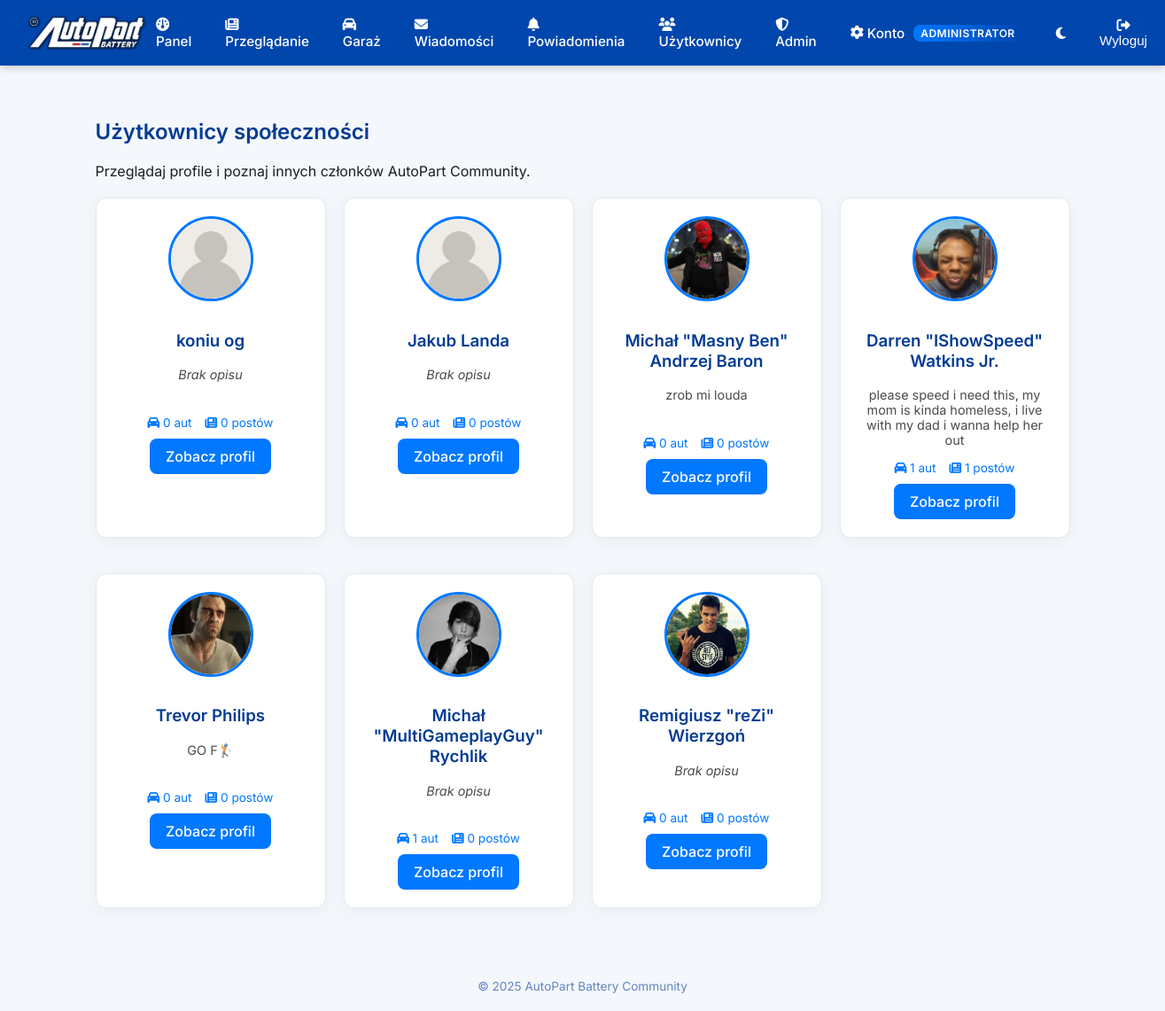
The app's page /users.php (signed in) with its own data.
### tables this page shows
CREATE TABLE `users` (
  `id` int(11) NOT NULL,
  `first_name` varchar(100) NOT NULL,
  `last_name` varchar(100) NOT NULL,
  `email` varchar(150) NOT NULL,
  `country_code` varchar(10) DEFAULT '+48',
  `phone` varchar(20) DEFAULT NULL,
  `address` varchar(255) DEFAULT NULL,
  `password` varchar(255) NOT NULL,
  `reset_token` varchar(255) DEFAULT NULL,
  `reset_expires` datetime DEFAULT NULL,
  `last_password_change` datetime DEFAULT NULL,
  `avatar` varchar(255) DEFAULT 'default-avatar.png',
  `bio` text DEFAULT NULL,
  `created_at` datetime DEFAULT current_timestamp(),
  `last_login` datetime DEFAULT NULL,
  `session_token` varchar(255) DEFAULT NULL,
  `role` enum('user','admin') DEFAULT 'user'
);

### config.php (called while the page is built, shortened)
<?php
function require_login($db) {
    $email = $_SESSION['user_email'];
    $stmt = $db->prepare("SELECT * FROM users WHERE email = ?");
    $stmt->execute([$email]);
    $user = $stmt->fetch(PDO::FETCH_ASSOC);
    return $user;
}
?>

### users.php (the view, shortened to what this page needs)
<?php
require 'config.php';
$user = require_login($db);
include 'includes/header.php';
$stmt = $db->query("
  SELECT
    u.id, u.first_name, u.last_name, u.avatar, u.bio, u.created_at,
    COUNT(DISTINCT c.id) AS cars_count,
    COUNT(DISTINCT p.id) AS posts_count
  FROM users u
  LEFT JOIN cars c ON c.user_id = u.id
  LEFT JOIN posts p ON p.user_id = u.id
  GROUP BY u.id
  ORDER BY u.created_at DESC
");
$users = $stmt->fetchAll(PDO::FETCH_ASSOC);
?>
<section class="users-page">
  <h1>Użytkownicy społeczności</h1>
  <p>Przeglądaj profile i poznaj innych członków AutoPart Community.</p>
  <div class="users-grid">
    <?php foreach ($users as $u): ?>
      <div class="user-card card">
        <img src="<?= htmlspecialchars($u['avatar'] ?: 'default-avatar.png') ?>" class="avatar-user" alt="Avatar">
        <h3><?= htmlspecialchars($u['first_name'].' '.$u['last_name']) ?></h3>
        <p class="bio"><?= $u['bio'] ? htmlspecialchars($u['bio']) : '<em>Brak opisu</em>' ?></p>
        <div class="user-stats">
          <span><i class="fa-solid fa-car"></i> <?= $u['cars_count'] ?> aut</span>
          <span><i class="fa-solid fa-newspaper"></i> <?= $u['posts_count'] ?> postów</span>
        </div>
        <a href="profile.php?id=<?= $u['id'] ?>" class="btn-small">Zobacz profil</a>
      </div>
    <?php endforeach; ?>
  </div>
</section>
<?php include 'includes/footer.php'; ?>

### includes/header.php (shortened to what this page needs)
<!DOCTYPE html>
<html lang="pl">
<head>
  <link rel="stylesheet" href="https://cdnjs.cloudflare.com/ajax/libs/font-awesome/6.5.0/css/all.min.css">
  <link rel="stylesheet" href="assets/style.css">
</head>
<body>
<nav>
  <img src="logo.png" alt="AutoPart Battery" class="logo">
  <div class="nav-links">
    <a href="dashboard.php"><i class="fa-solid fa-gauge"></i> Panel</a>
    <a href="browse.php"><i class="fa-solid fa-newspaper"></i> Przeglądanie</a>
    <a href="garage.php"><i class="fa-solid fa-car"></i> Garaż</a>
    <a href="messages.php" class="nav-msg">
      <i class="fa-solid fa-envelope"></i> Wiadomości
    </a>
    <a href="notifications.php"><i class="fa-solid fa-bell"></i> Powiadomienia</a>
    <a href="users.php"><i class="fa-solid fa-users"></i> Użytkownicy</a>
    <?php if (isset($user) && $user['role'] === 'admin'): ?>
      <a href="admin.php" class="admin-link">
        <i class="fa-solid fa-shield-halved"></i> Admin
      </a>
    <?php endif; ?>
    <a href="account.php" class="account-link">
      <i class="fa-solid fa-gear"></i> Konto
      <span class="role-badge <?= $user['role'] ?>">
        <?= $user['role'] === 'admin' ? 'Administrator' : 'Użytkownik' ?>
      </span>
    </a>
    <button id="theme-toggle" class="theme-toggle" title="Zmień tryb">
      <i class="fa-solid fa-moon"></i>
    </button>
    <form method="post" action="logout.php" style="display:inline;">
      <button type="submit" class="nav-logout">
        <i class="fa-solid fa-right-from-bracket"></i> Wyloguj
      </button>
    </form>
  </div>
</nav>
<main>

### includes/footer.php (shortened to what this page needs)
    </main>
<footer>© <?= date('Y') ?> AutoPart Battery Community</footer>
</body>
</html>

### assets/style.css (style rules this page uses)
:root { --primary: #0046ad; --primary-dark: #003b93; --accent: #0078ff; --bg-light: #f4f7fb; --bg-dark: #0c1117; --card-light: #ffffff; --card-dark: #161b22; --text-light: #1b1f23; --text-dark: #e6edf3; --border-light: #e2e8f0; --border-dark: #2c2f33; --radius: 12px; --shadow: 0 4px 20px rgba(0,0,0,0.05); }
body { font-family: 'Inter', sans-serif; background: var(--bg-light); color: var(--text-light); margin: 0; transition: background 0.3s, color 0.3s; }
nav { position: sticky; top: 0; z-index: 10; background: var(--primary); color: white; padding: 12px 30px; display: flex; justify-content: space-between; align-items: center; box-shadow: 0 2px 10px rgba(0,0,0,0.2); }
nav .logo { height: 42px; }
.nav-links { display: flex; align-items: center; gap: 18px; }
.nav-links a, .nav-links button { color: white; text-decoration: none; background: none; border: none; font-weight: 500; font-size: 0.95rem; cursor: pointer; padding: 6px 10px; border-radius: 6px; transition: background 0.2s; }
.nav-logout { border: 1px solid rgba(255,255,255,0.4); background: transparent; padding: 5px 10px; border-radius: 8px; color: white; cursor: pointer; }
main { padding: 40px; max-width: 1100px; margin: auto; }
h1, h2, h3 { font-weight: 600; color: var(--primary-dark); }
.card { background: var(--card-light); border: 1px solid var(--border-light); border-radius: var(--radius); padding: 22px; box-shadow: var(--shadow); margin-bottom: 20px; transition: all 0.3s ease; }
button, .btn, .btn-small { display: inline-block; background: var(--accent); border: none; color: white; font-weight: 500; border-radius: 8px; padding: 10px 18px; cursor: pointer; text-decoration: none; text-align: center; transition: background 0.2s, transform 0.1s; }
.users-grid { display: grid; grid-template-columns: repeat(auto-fit,minmax(240px,1fr)); gap: 20px; margin-top: 20px; }
.user-card { text-align: center; padding: 20px; }
.user-card .avatar-user { width: 90px; height: 90px; border-radius: 50%; object-fit: cover; margin-bottom: 10px; border: 3px solid var(--accent); }
.user-card .bio { font-size: 0.9rem; color: var(--text-light); opacity: 0.8; min-height: 40px; }
.user-stats { display: flex; justify-content: center; gap: 15px; margin: 10px 0; font-size: 0.85rem; color: var(--accent); }
.role-badge { font-size: 0.75rem; font-weight: 600; padding: 2px 8px; border-radius: 8px; margin-left: 6px; text-transform: uppercase; letter-spacing: 0.5px; }
.role-badge.admin { background: linear-gradient(90deg, #0078ff, #0046ad); color: white; }
.account-link { display: flex; align-items: center; gap: 4px; }
.admin-link { font-weight: 600; background: rgba(255,255,255,0.15); padding: 6px 10px; border-radius: 6px; }
footer { text-align: center; padding: 20px; font-size: 0.85rem; opacity: 0.6; color: var(--primary-dark); }
.logo { height: 42px; border-radius: 6px; }
.nav-logout { background: transparent; color: white; border: 1px solid rgba(255,255,255,0.4); padding: 6px 12px; border-radius: 8px; cursor: pointer; transition: background 0.2s ease, color 0.2s ease; }
.theme-toggle { background: none; border: none; color: white; font-size: 1.2rem; cursor: pointer; transition: transform 0.2s ease; }

### records on screen
users: avatar (placeholder picture), first_name+last_name "koniu og", shows "Brak opisu", cars_count "0", posts_count "0"
users: avatar (placeholder picture), first_name+last_name "Jakub Landa", shows "Brak opisu", cars_count "0", posts_count "0"
users: avatar (picture), first_name+last_name "Michał \"Masny Ben\" Andrzej Baron", bio "zrob mi louda", cars_count "0", posts_count "0"
users: avatar (picture), first_name+last_name "Darren \"IShowSpeed\" Watkins Jr.", bio "please speed i need this, my mom is kinda homeless, i live with my dad i wanna help her out", cars_count "1", posts_count "1"
users: avatar (picture), first_name+last_name "Trevor Philips", bio "GO F🏌", cars_count "0", posts_count "0"
users: avatar (picture), first_name+last_name "Michał \"MultiGameplayGuy\" Rychlik", shows "Brak opisu", cars_count "1", posts_count "0"
users: avatar (picture), first_name+last_name "Remigiusz \"reZi\" Wierzgoń", shows "Brak opisu", cars_count "0", posts_count "0"
